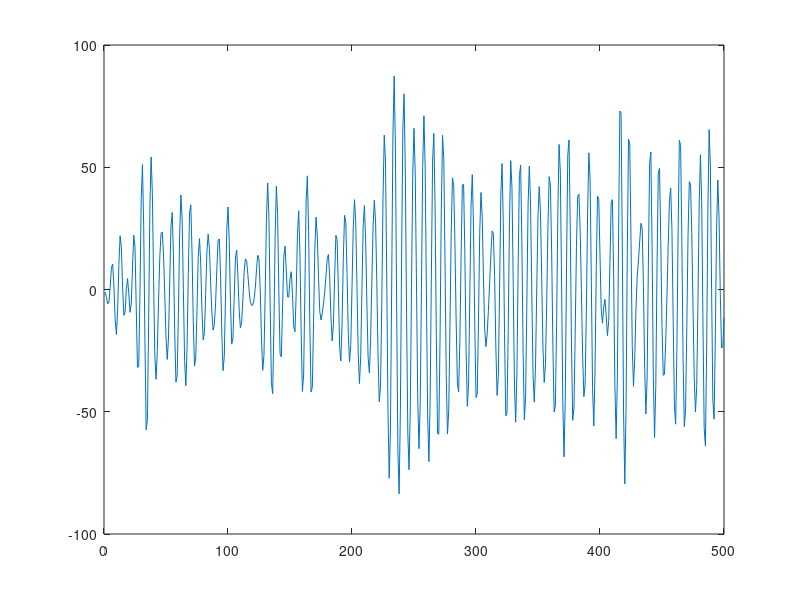
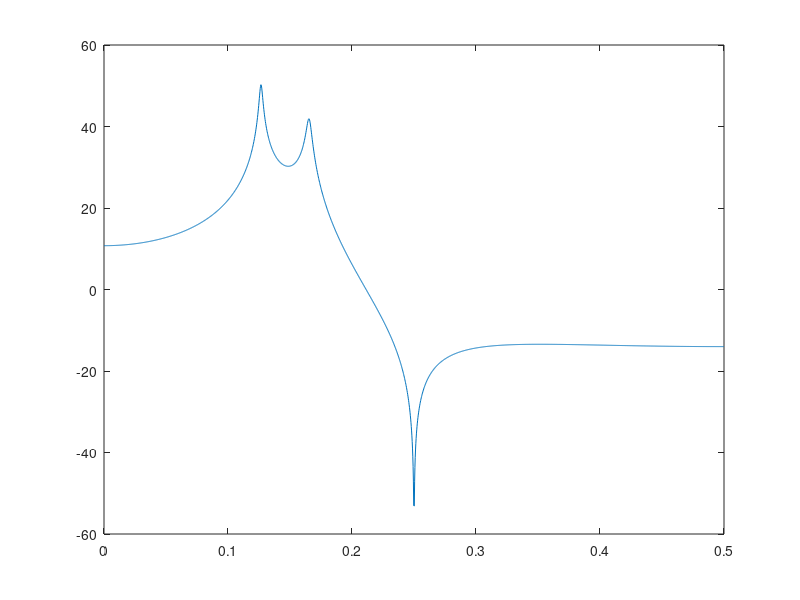
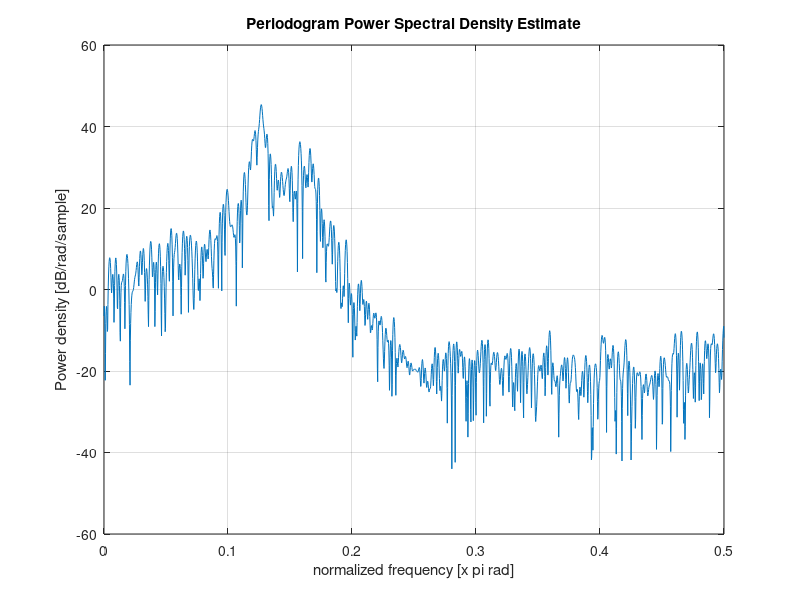
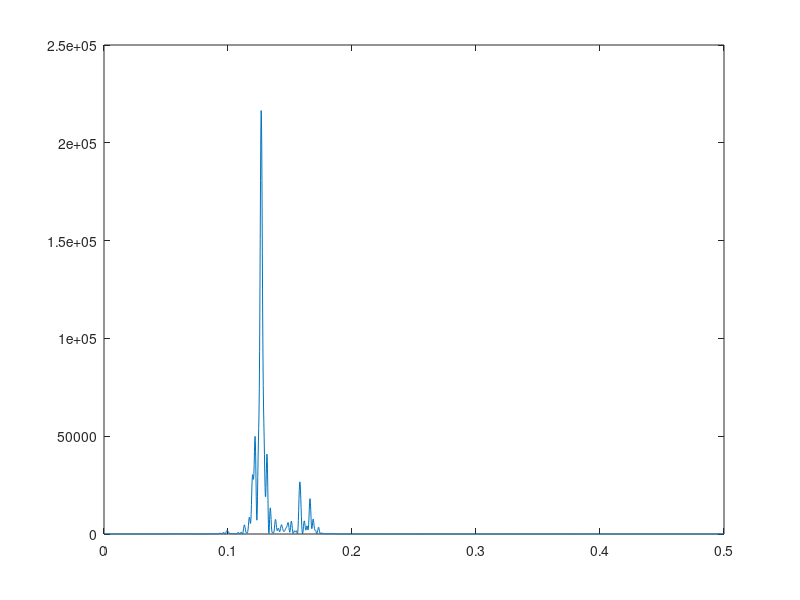

Write the MATLAB code that produced these figures, in order. (Note: this script raises an error after producing the figures.)
%--------------------------------------------
% Simulate a 500 sample realization of the ARMA(4,2)-process
e = randn(500,1);
modell.A=[1 -2.39 3.35 -2.34 0.96];
modell.C=[1 0 1];
x = filter(modell.C, modell.A, e);
figure()
plot(x)
%--------------------------------------------
% compute the spectral density RX(f)
[H,w]=freqz(modell.C,modell.A,2048);
R=abs(H).^2;
figure()
plot(w/2/pi,10*log10(R))
%--------------------------------------------
% Estimate the spectral density with zero-padding up to fft-length 4096,
figure()
% Using the periodogram function
periodogram(x,[],4096)

%================================================
% Using what we learn from the first exercise
%N=4096;
%n=length(x);
%X=fft(x,N);
%R=(X.*conj(X))/n;
%f=[0:N-1]/N;
%figure()
%plot(f-0.5,10*log10(fftshift(R)))
%set(gca,'xlim', [0 0.5])
%================================================

% receive the computed spectrum estimates
[Rhat,f]=periodogram(x,[],4096,1);
figure()
plot(f,Rhat) % Linear scale
figure()
semilogy(f,Rhat) % Logarithmic scale
%--------------------------------------------
% The large variation in the periodogram
var_periodogram = max(R.^2);

%--------------------------------------------
% The hanning windowed periodogram
figure()
periodogram(x,hanning(500),4096);
[Rhat,f]=periodogram(x,hanning(500),4096, 1);
figure()
semilogy(f,Rhat) % Logarithmic scale
%--------------------------------------------
% K : number of time-shifted windows
K = 10;
% Lm : the maximum length of time-shited window
Lm = 2*length(x)/(K+1);
Lm = round(Lm) - 1;
%==============================================

% welch method
figure()
[Rhat,f]=pwelch(x,hanning(Lm),[],4096, 1);

semilogy(f,Rhat);
xlabel(['Frequency']);
ylabel('Estimated spectrum');
title(['L=' num2str(Lm) ' length of the time-shifted window']);
set(gca,'xlim', [0 0.5]);
%---------------------------------------------------0---------------------
%--------------------------------------------
% The large variation in the welch periodogram
var_welch = max(Rhat.^2)
%---------------------------------------------------------------
% Variation
L = Lm;
e=randn(500,1);
Rhate=periodogram(e,[],4096);
Rhatew=pwelch(e,hanning(L),[],4096);
var(Rhate)/var(Rhatew);

%--------------------------------------------------------
% The thomson multitaper estimator with 10 multitapers
figure();
pmtm(x,(10-1)/2,[],4096);
Rhatet = pmtm(e,(10-1)/2,[],4096);
% Comparing the variances
var(Rhatet)/var(Rhatew);
